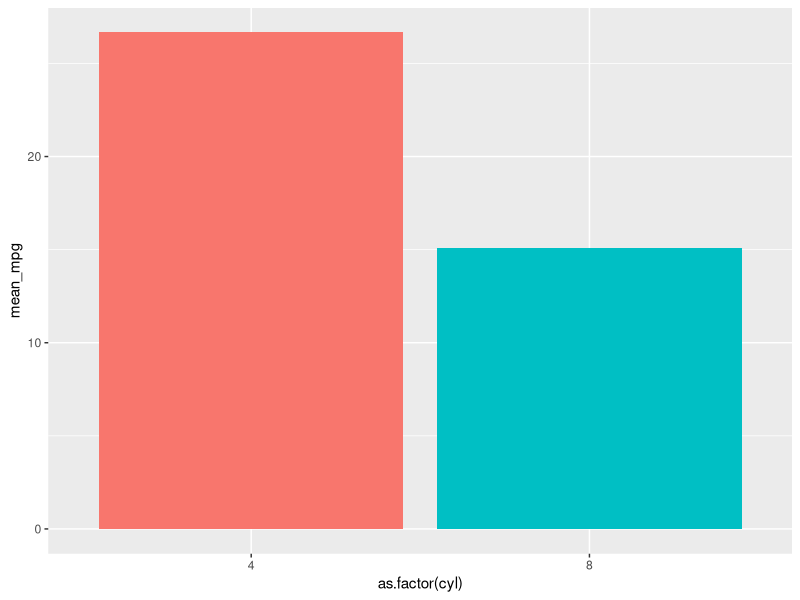
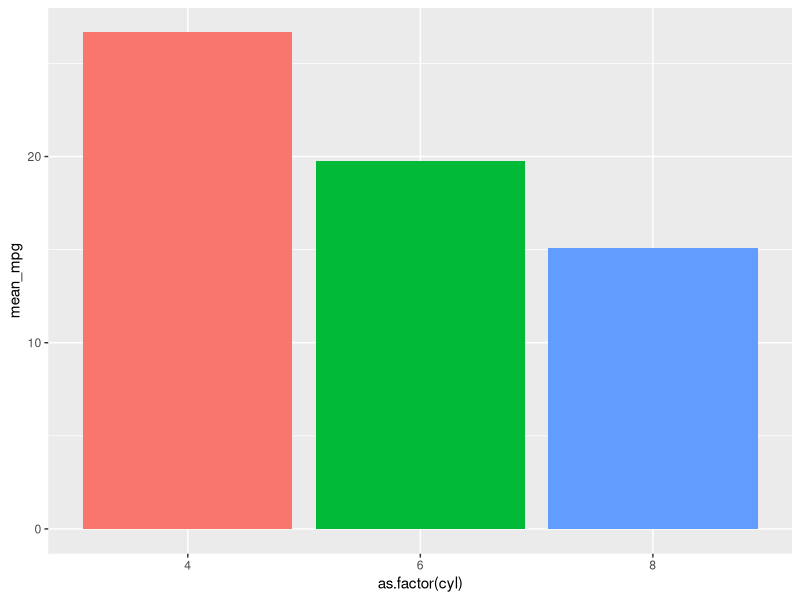

R code for these plots, in order:
## ---- chunk 1
library(tidyverse)
mtcars2 <- mtcars %>% 
  filter(cyl != 6)
## ---- chunk 2
mtcars2 %>% 
  group_by(cyl) %>% 
  summarize(mean_mpg = mean(mpg)) %>% 
  ggplot(aes(as.factor(cyl), mean_mpg)) + 
  geom_col(aes(fill = as.factor(cyl))) +
  theme(legend.position = 'none')
## ---- chunk 3
mtcars %>% 
  group_by(cyl) %>% 
  summarize(mean_mpg = mean(mpg)) %>% 
  ggplot(aes(as.factor(cyl), mean_mpg)) + 
  geom_col(aes(fill = as.factor(cyl))) +
  theme(legend.position = 'none')
## ---- chunk 4
psych::dummy.code(mtcars$cyl) %>% 
  head()

psych::describe(mtcars$mpg)
## ---- chunk 5
psych::describeBy(mtcars$mpg, mtcars$cyl)
## ---- chunk 6
aov_find <- aov(mpg ~ as.factor(cyl), data = mtcars)
summary(aov_find)
## ---- chunk 7
TukeyHSD(aov_find)
## ---- chunk 8
lm_find <- lm(mpg ~ as.factor(cyl), data = mtcars)
arm::display(lm_find, detail = TRUE)
